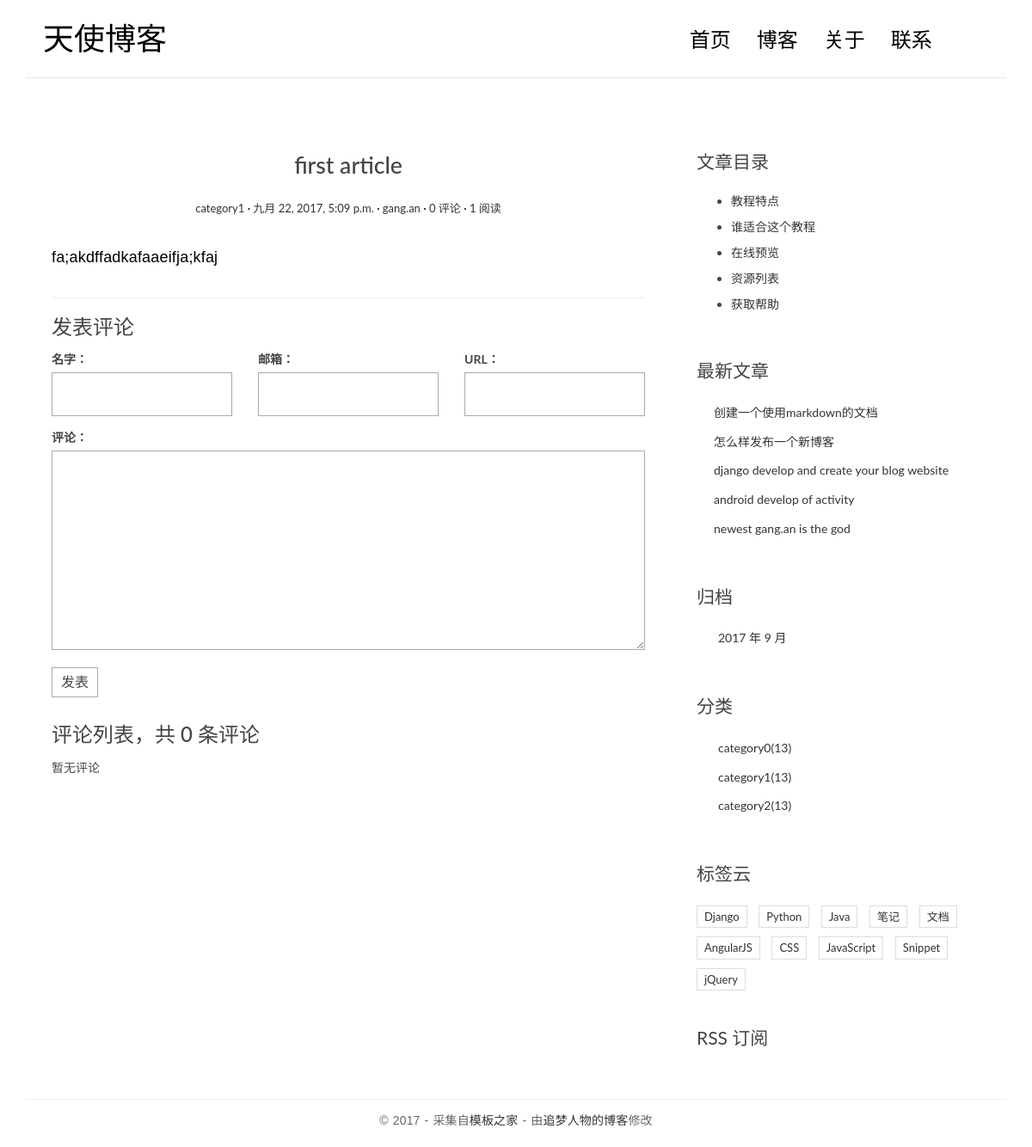
Before: /post/1/ with the older database file.
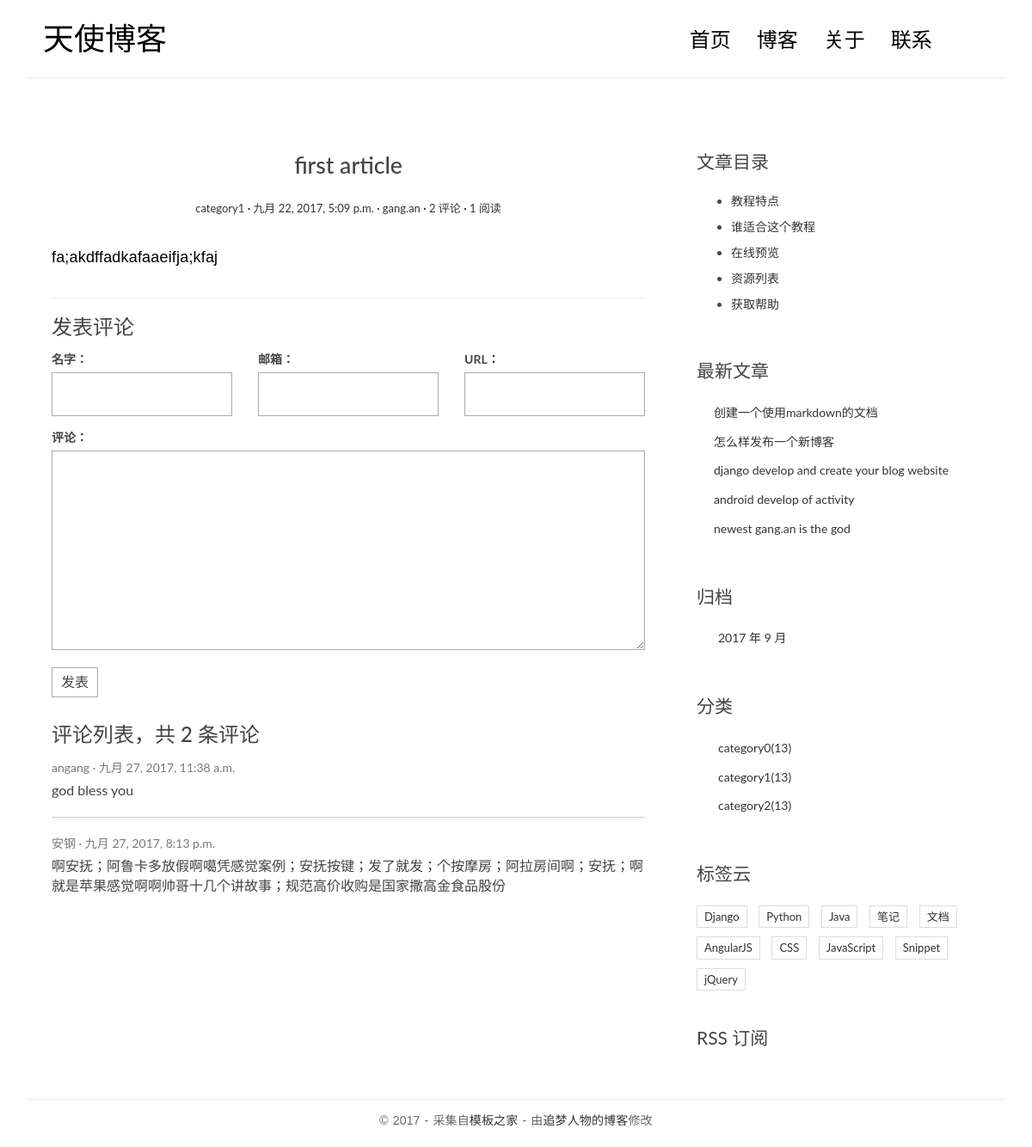
After: the same page with the newer database file.
### blog/models.py (models this page shows, shortened)
class Post(models.Model):
    title = models.CharField(max_length=70)
    body = models.TextField()
    created_time = models.DateTimeField()
    modified_time = models.DateTimeField()
    excerpt = models.CharField(max_length=200, blank=True)
    category = models.ForeignKey(Category)
    tags = models.ManyToManyField(Tag, blank=True)
    author = models.ForeignKey(User)
    views = models.PositiveIntegerField(default=0)
    def get_absolute_url(self):
        print('detail url:',reverse('blog:detail',kwargs={'pk':self.pk}))
        return reverse('blog:detail',kwargs={'pk':self.pk})
    def increase_views(self):
        self.views += 1
        self.save(update_fields=['views'])

class Category(models.Model):
    name = models.CharField(max_length=100)
    def __str__(self):
        return self.name

### comments/models.py (models this page shows, shortened)
class Comment(models.Model):
    name = models.CharField(max_length=100)
    email = models.EmailField(max_length=255)
    url = models.URLField(blank=True)
    text = models.TextField()
    created_time = models.DateTimeField(auto_now_add=True)
    post = models.ForeignKey('blog.Post')

### blog/views.py (the view)
# urls.py: url(r'post/(?P<pk>[0-9]+)/$',views.detail, name='detail'),
def detail(request,pk):
    print("detail")
    post = get_object_or_404(Post,pk=pk)
    post.increase_views()
    post.body = markdown.markdown(post.body,
                                  extensions=[
                                     'markdown.extensions.extra',
                                     'markdown.extensions.codehilite',
                                     'markdown.extensions.toc',
                                  ])
    form = CommentForm()
    comment_list = post.comment_set.all()
    context = {'post': post,
               'form': form,
               'comment_list': comment_list
               }
    return render(request,'blog/detail.html',context=context)

### comments/forms.py
class CommentForm(forms.ModelForm):
    class Meta:
        model = Comment
        fields = ['name', 'email', 'url', 'text']

### blog/templatetags/blog_tags.py (called while the page is built)
@register.simple_tag
def get_recent_posts(num=5):
    return Post.objects.all().order_by('-created_time')[:num]

@register.simple_tag
def archives():
    return Post.objects.dates('created_time', 'month', order='DESC')

@register.simple_tag
def get_categories():
    return Category.objects.all()

### templates/blog/detail.html (shortened to what this page needs)
{% extends 'base.html' %}
            {% block main%}
                <article class="post post-{{ post.pk }}">
                    <header class="entry-header">
                        <h1 class="entry-title">{{post.title}}</h1>
                        <div class="entry-meta">
                            <span class="post-category"><a href="#">{{post.category}}</a></span>
                            <span class="post-date"><a href="#"><time class="entry-date"
                                                                      datetime={{post.created_time}}>{{post.created_time}}</time></a></span>
                            <span class="post-author"><a href="#">{{post.author}}</a></span>
                            <span class="comments-link"><a href="#">{{ post.comment_set.count }} 评论</a></span>
                            <span class="views-count"><a href="#">{{post.views}} 阅读</a></span>
                        </div>
                    </header>
                    <div class="entry-content clearfix">
                        {{post.body|safe}}
                    </div>
                </article>
                <section class="comment-area" id="comment-area">
                    <hr>
                    <h3>发表评论</h3>
                    <form action="{% url 'comments:post_comment' post.pk %}" method="post" class="comment-form">
                    <div class="row">
                        <div class="col-md-4">
                            <label for="{{ form.name.id_for_label }}">名字：</label>
                            {{ form.name }}
                        </div>
                        <div class="col-md-4">
                            <label for="{{ form.email.id_for_label }}">邮箱：</label>
                            {{ form.email }}
                        </div>
                        <div class="col-md-4">
                            <label for="{{ form.url.id_for_label }}">URL：</label>
                            {{ form.url }}
                        </div>
                        <div class="col-md-12">
                            <label for="{{ form.text.id_for_label }}">评论：</label>
                            {{ form.text }}
                            <button type="submit" class="comment-btn">发表</button>
                        </div>
                    </div>
                    </form>
                    <div class="comment-list-panel">
                        <h3>评论列表，共 <span>{{ post.comment_set.count }}</span> 条评论</h3>
                        <ul class="comment-list list-unstyled">
                            {%for comment in comment_list%}
                            <li class="comment-item">
                                <span class="nickname">{{comment.name}}</span>
                                <time class="submit-date" datetime={{comment.created_time}}>{{comment.created_time}}</time>
                                <div class="text">
                                    {{comment.text}}
                                </div>
                            </li>
                            {% empty %}
                            暂无评论
                            {% endfor %}
                        </ul>
                    </div>
                </section>
            {% endblock main%}
            {% block toc%}
                <div class="widget widget-content">
                    <h3 class="widget-title">文章目录</h3>
                    <ul>
                        <li>
                            <a href="#">教程特点</a>
                        </li>
                        <li>
                            <a href="#">谁适合这个教程</a>
                        </li>
                        <li>
                            <a href="#">在线预览</a>
                        </li>
                        <li>
                            <a href="#">资源列表</a>
                        </li>
                        <li>
                            <a href="#">获取帮助</a>
                        </li>
                    </ul>
                </div>
            {% endblock toc%}

### templates/base.html (shortened to what this page needs)
{% load staticfiles %}
{% load blog_tags %}
<!DOCTYPE html>
<html>
<head>
    <link rel="stylesheet" href="{%static 'blog/css/bootstrap.min.css'%}">
    <link rel="stylesheet" href="http://code.ionicframework.com/ionicons/2.0.1/css/ionicons.min.css">
    <link rel="stylesheet" href="{%static 'blog/css/pace.css'%}">
    <link rel="stylesheet" href="{%static 'blog/css/custom.css'%}">
    <link rel="stylesheet" href="{%static 'blog/css/highlights/github.css' %}">
</head>
<body>
<div class="container">
    <header id="site-header">
        <div class="row">
            <div class="col-md-4 col-sm-5 col-xs-8">
                <div class="logo">
                    <h1><a href={% url 'blog:index'%}>天使博客</a></h1>
                </div>
            </div>
            <div class="col-md-8 col-sm-7 col-xs-4">
                <nav class="main-nav" role="navigation">
                    <div class="collapse navbar-collapse" id="bs-example-navbar-collapse-1">
                        <ul class="nav navbar-nav navbar-right">
                            <li class="cl-effect-11"><a href="index.html" data-hover="首页">首页</a></li>
                            <li class="cl-effect-11"><a href="full-width.html" data-hover="博客">博客</a></li>
                            <li class="cl-effect-11"><a href="about.html" data-hover="关于">关于</a></li>
                            <li class="cl-effect-11"><a href="contact.html" data-hover="联系">联系</a></li>
                        </ul>
                    </div>
                </nav>
            </div>
        </div>
    </header>
</div>
<div class="content-body">
    <div class="container">
        <div class="row">
            <main class="col-md-8">
                {% block main %}
                {% endblock main %}
            </main>
            <aside class="col-md-4">
                {% block toc %}
                {% endblock toc %}
                <div class="widget widget-recent-posts">
                    <h3 class="widget-title">最新文章</h3>
                    {% get_recent_posts as recent_post_list %}
                    <ul>
                        {% for post in recent_post_list %}
                        <li>
                            <a href="{{ post.get_absolute_url }}">{{ post.title }}</a>
                        </li>
                        {% empty %}
                            暂无文章！
                        {% endfor %}
                    </ul>
                </div>
                <div class="widget widget-archives">
                    <h3 class="widget-title">归档</h3>
                    {% archives as date_list %}
                    <ul>
                        {% for date in date_list %}
                            <li>
                                <a href={% url 'blog:archives' date.year date.month %}>{{ date.year }} 年 {{ date.month }} 月</a>
                            </li>
                        {% empty %}
                        暂无归档！
                        {% endfor %}
                    </ul>
                </div>
                <div class="widget widget-category">
                    <h3 class="widget-title">分类</h3>
                    {% get_categories as categories%}
                    <ul>
                        {% for category in categories %}
                        <li>
                            <a href="#">{{category.name}}<span class="post-count">(13)</span></a>
                        </li>
                        {% empty %}
                        暂无分类
                        {% endfor %}
                    </ul>
                </div>
                <div class="widget widget-tag-cloud">
                    <h3 class="widget-title">标签云</h3>
                    <ul>
                        <li>
                            <a href="#">Django</a>
                        </li>
                        <li>
                            <a href="#">Python</a>
                        </li>
                        <li>
                            <a href="#">Java</a>
                        </li>
                        <li>
                            <a href="#">笔记</a>
                        </li>
                        <li>
                            <a href="#">文档</a>
                        </li>
                        <li>
                            <a href="#">AngularJS</a>
                        </li>
                        <li>
                            <a href="#">CSS</a>
                        </li>
                        <li>
                            <a href="#">JavaScript</a>
                        </li>
                        <li>
                            <a href="#">Snippet</a>
                        </li>
                        <li>
                            <a href="#">jQuery</a>
                        </li>
                    </ul>
                </div>
                <div class="rss">
                    <a href=""> RSS 订阅</a>
                </div>
            </aside>
        </div>
    </div>
</div>
<footer id="site-footer">
    <div class="container">
        <div class="row">
            <div class="col-md-12">
                <p class="copyright">&copy 2017 - 采集自<a href="http://www.cssmoban.com/"
                                                        target="_blank" title="模板之家">模板之家</a>
                    - 由<a href="http://zmrenwu.com/" title="网页模板" target="_blank">追梦人物的博客</a>修改
                </p>
            </div>
        </div>
    </div>
</footer>
</body>
</html>

### blog/static/blog/css/custom.css (style rules this page uses)
* { outline: none; }
h1, h2, h3, h4, h5, h6 { margin-top: 0; }
a { color: #333; }
body { color: #444; font-family: 'Lato', sans-serif; }
p { font-family: 'Ubuntu', sans-serif; font-weight: 400; word-spacing: 1px; letter-spacing: 0.01em; }
#site-header { background-color: #FFF; padding: 25px 20px; margin-bottom: 40px; border-bottom: 1px solid #e7e7e7; }
.logo h1 a { color: #000; }
.logo h1 { margin: 0; font-family: 'Lato', sans-serif; font-weight: 300; }
.main-nav { margin-top: 11px; max-width: 95%; }
.main-nav a { color: #000000 !important; padding: 0 0 5px 0 !important; margin-right: 30px; font-family: 'Lato', sans-serif; font-weight: 300; font-size: 24px; }
.cl-effect-11 a { padding: 10px 0; color: #0972b4; text-shadow: none; }
.cl-effect-11 a::before { position: absolute; top: 0; left: 0; overflow: hidden; padding: 0 0 5px 0 !important; max-width: 0; border-bottom: 1px solid #000; color: #000; content: attr(data-hover); white-space: nowrap; -webkit-transition: max-width 0.5s; -moz-transition: max-width 0.5s; transition: max-width 0.5s; }
.content-body { padding-bottom: 4em; }
.post { background: #fff; padding: 30px 30px 0; }
.entry-title { text-align: center; font-size: 1.9em; margin-bottom: 20px; line-height: 1.6; padding: 10px 20px 0; }
.entry-meta { text-align: center; color: #DDDDDD; font-size: 13px; margin-bottom: 30px; }
.entry-content { font-size: 18px; line-height: 1.9; font-weight: 300; color: #000; }
.post-category::after, .post-date::after, .post-author::after, .comments-link::after { content: ' ·'; color: #000; }
.widget { background: #fff; padding: 30px 0 0; }
.widget-title { font-size: 1.5em; margin-bottom: 20px; line-height: 1.6; padding: 10px 0 0; font-weight: 400; }
.widget-recent-posts ul { padding: 0; margin: 0; padding-left: 20px; }
.widget-recent-posts ul li { list-style-type: none; position: relative; line-height: 170%; margin-bottom: 10px; }
.widget-recent-posts ul li::before { content: '\f3d3'; font-family: "Ionicons"; position: absolute; left: -17px; top: 3px; font-size: 16px; color: #000; }
.widget-archives ul { padding: 0; margin: 0; padding-left: 25px; }
.widget-archives ul li { list-style-type: none; position: relative; line-height: 170%; margin-bottom: 10px; }
.widget-archives ul li::before { content: '\f3f3'; font-family: "Ionicons"; position: absolute; left: -25px; top: 1px; font-size: 16px; color: #000; }
.widget-category ul { padding: 0; margin: 0; padding-left: 25px; }
.widget-category ul li { list-style-type: none; position: relative; line-height: 170%; margin-bottom: 10px; }
.widget-category ul li::before { content: '\f3fe'; font-family: "Ionicons"; position: absolute; left: -25px; top: 1px; font-size: 18px; color: #000; }
.widget-tag-cloud ul { padding: 0; margin: 0; margin-right: -10px; }
.widget-tag-cloud ul li { list-style-type: none; font-size: 13px; display: inline-block; margin-right: 10px; margin-bottom: 10px; padding: 3px 8px; border: 1px solid #ddd; }
.widget-content ul li { margin-bottom: 10px; }
.rss { font-size: 21px; margin-top: 30px; }
.rss a { color: #444; }
#site-footer { padding-top: 10px; padding: 0 0 1.5em 0; }
.copyright { text-align: center; padding-top: 1em; margin: 0; border-top: 1px solid #eee; color: #666; }
.contact-form input, .comment-form input { border: 1px solid #aaa; margin-bottom: 15px; width: 100%; padding: 15px 15px; font-size: 16px; line-height: 100%; transition: 0.4s border-color linear; }
.contact-form textarea, .comment-form textarea { border: 1px solid #aaa; margin-bottom: 15px; width: 100%; padding: 15px 15px; font-size: 16px; line-height: 20px !important; min-height: 183px; transition: 0.4s border-color linear; }
.comment-area { padding: 0 30px 0; }
.comment-form { margin-top: 15px; }
.comment-form .comment-btn { background-color: #fff; border: 1px solid #aaa; font-size: 16px; padding: 5px 10px; }
.comment-list-panel { margin-top: 30px; }
.comment-list { margin-top: 15px; }
.comment-item:not(:last-child) { border-bottom: 1px #ccc solid; margin-bottom: 20px; padding-bottom: 20px; }
.comment-item .nickname, .comment-item .submit-date { color: #777; font-size: 14px; }
.comment-item .nickname:after { content: ' ·'; }
.comment-item .text { padding-top: 5px; font-size: 16px; }

Changed rows visible on the page:
computed for Post "first article": comment_set.count "0" → "2"
added Comment: name "angang", created_time "九月 27, 2017, 11:38 a.m.", text "god bless you"
added Comment: name "安钢", created_time "九月 27, 2017, 8:13 p.m.", text "啊安抚；阿鲁卡多放假啊噶凭感觉案例；安抚按键；发了就发；个按摩房；阿拉房间啊；安抚；啊就是苹果感觉啊啊帅哥十几个讲故事；规范高价收购是国家撒高金食品股份"
Other visible differences:
text no longer shown: "暂无评论"
